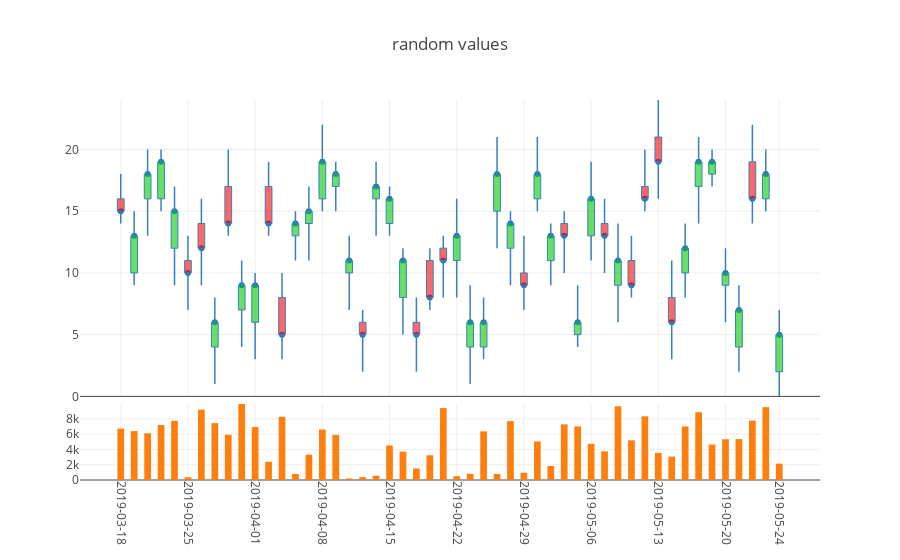

The notebook cell this image was saved under:
### Code cell
num_vals = 50
closes = np.random.randint(5,20,size=num_vals)
opens = closes - np.random.randint(1,4,size=num_vals)*np.random.choice([-1,1],size=num_vals)
highs = [max(closes[i],opens[i]) + np.random.randint(1,4) for i in range(num_vals)]
lows = [max(0,min(closes[i],opens[i]) - np.random.randint(1,4)) for i in range(num_vals)]
volumes = np.random.randint(1,10000,size=num_vals)
dt_end = datetime.datetime.now()
dt_beg = dt_end - datetime.timedelta(num_vals*2)
dates = pd.date_range(dt_beg,dt_end,freq='B')
dates = dates[-num_vals:]
dates = dates.astype(str).str.slice(0,10)

# df_all_days = pd.DataFrame({'date':np.array(range(len(closes)))+1000,'open':opens,'high':highs,'low':lows,'close':closes})
df_all_days = pd.DataFrame({'date':dates,'open':opens,'high':highs,'low':lows,'close':closes,'volume':volumes})

fig1 = PlotlyCandles(df_all_days,number_of_ticks_display=10,title='random values').plot()

### Figure 1 — Plotly figure (JSON) as saved in the notebook; plotly's stock layout.template omitted (floating-point values rounded to 4 significant figures)
{"data": [{"hoverinfo": "text", "mode": "markers", "text": ["date: 2019-03-18<br>open: 16<br>high: 18<br>low: 14<br>close: 15<br>volume: 6736", "date: 2019-03-19<br>open: 10<br>high: 15<br>low: 9<br>close: 13<br>volume: 6401", "date: 2019-03-20<br>open: 16<br>high: 20<br>low: 13<br>close: 18<br>volume: 6115", "date: 2019-03-21<br>open: 16<br>high: 20<br>low: 15<br>close: 19<br>volume: 7193", "date: 2019-03-22<br>open: 12<br>high: 17<br>low: 9<br>close: 15<br>volume: 7757", "date: 2019-03-25<br>open: 11<br>high: 13<br>low: 7<br>close: 10<br>volume: 357", "date: 2019-03-26<br>open: 14<br>high: 16<br>low: 9<br>close: 12<br>volume: 9206", "date: 2019-03-27<br>open: 4<br>high: 8<br>low: 1<br>close: 6<br>volume: 7452", "date: 2019-03-28<br>open: 17<br>high: 20<br>low: 13<br>close: 14<br>volume: 5924", "date: 2019-03-29<br>open: 7<br>high: 11<br>low: 4<br>close: 9<br>volume: 9950", "date: 2019-04-01<br>open: 6<br>high: 10<br>low: 3<br>close: 9<br>volume: 6929", "date: 2019-04-02<br>open: 17<br>high: 19<br>low: 13<br>close: 14<br>volume: 2384", "date: 2019-04-03<br>open: 8<br>high: 10<br>low: 3<br>close: 5<br>volume: 8271", "date: 2019-04-04<br>open: 13<br>high: 15<br>low: 11<br>close: 14<br>volume: 796", "date: 2019-04-05<br>open: 14<br>high: 17<br>low: 11<br>close: 15<br>volume: 3321", "date: 2019-04-08<br>open: 16<br>high: 22<br>low: 15<br>close: 19<br>volume: 6616", "date: 2019-04-09<br>open: 17<br>high: 19<br>low: 15<br>close: 18<br>volume: 5905", "date: 2019-04-10<br>open: 10<br>high: 13<br>low: 7<br>close: 11<br>volume: 197", "date: 2019-04-11<br>open: 6<br>high: 7<br>low: 2<br>close: 5<br>volume: 372", "date: 2019-04-12<br>open: 16<br>high: 19<br>low: 13<br>close: 17<br>volume: 565", "date: 2019-04-15<br>open: 14<br>high: 17<br>low: 13<br>close: 16<br>volume: 4520", "date: 2019-04-16<br>open: 8<br>high: 12<br>low: 5<br>close: 11<br>volume: 3715", "date: 2019-04-17<br>open: 6<br>high: 8<br>low: 2<br>close: 5<br>volume: 1508", "date: 2019-04-18<br>open: 11<br>high: 12<br>low: 7<br>close: 8<br>volume: 3239", "date: 2019-04-19<br>open: 12<br>high: 13<br>low: 8<br>close: 11<br>volume: 9417", "date: 2019-04-22<br>open: 11<br>high: 16<br>low: 8<br>close: 13<br>volume: 500", "date: 2019-04-23<br>open: 4<br>high: 9<br>low: 1<br>close: 6<br>volume: 813", "date: 2019-04-24<br>open: 4<br>high: 8<br>low: 3<br>close: 6<br>volume: 6371", "date: 2019-04-25<br>open: 15<br>high: 21<br>low: 12<br>close: 18<br>volume: 789", "date: 2019-04-26<br>open: 12<br>high: 15<br>low: 9<br>close: 14<br>volume: 7711", "date: 2019-04-29<br>open: 10<br>high: 13<br>low: 7<br>close: 9<br>volume: 954", "date: 2019-04-30<br>open: 16<br>high: 21<br>low: 15<br>close: 18<br>volume: 5056", "date: 2019-05-01<br>open: 11<br>high: 14<br>low: 9<br>close: 13<br>volume: 1834", "date: 2019-05-02<br>open: 14<br>high: 15<br>low: 10<br>close: 13<br>volume: 7280", "date: 2019-05-03<br>open: 5<br>high: 9<br>low: 4<br>close: 6<br>volume: 7020", "date: 2019-05-06<br>open: 13<br>high: 19<br>low: 11<br>close: 16<br>volume: 4742", "date: 2019-05-07<br>open: 14<br>high: 16<br>low: 10<br>close: 13<br>volume: 3753", "date: 2019-05-08<br>open: 9<br>high: 14<br>low: 6<br>close: 11<br>volume: 9652", "date: 2019-05-09<br>open: 11<br>high: 13<br>low: 8<br>close: 9<br>volume: 5195", "date: 2019-05-10<br>open: 17<br>high: 20<br>low: 15<br>close: 16<br>volume: 8336", "date: 2019-05-13<br>open: 21<br>high: 24<br>low: 16<br>close: 19<br>volume: 3554", "date: 2019-05-14<br>open: 8<br>high: 11<br>low: 3<br>close: 6<br>volume: 3059", "date: 2019-05-15<br>open: 10<br>high: 14<br>low: 8<br>close: 12<br>volume: 7009", "date: 2019-05-16<br>open: 17<br>high: 21<br>low: 14<br>close: 19<br>volume: 8875", "date: 2019-05-17<br>open: 18<br>high: 20<br>low: 17<br>close: 19<br>volume: 4646", "date: 2019-05-20<br>open: 9<br>high: 12<br>low: 6<br>close: 10<br>volume: 5339", "date: 2019-05-21<br>open: 4<br>high: 9<br>low: 2<br>close: 7<br>volume: 5356", "date: 2019-05-22<br>open: 19<br>high: 22<br>low: 14<br>close: 16<br>volume: 7785", "date: 2019-05-23<br>open: 16<br>high: 20<br>low: 15<br>close: 18<br>volume: 9538", "date: 2019-05-24<br>open: 2<br>high: 7<br>low: 0<br>close: 5<br>volume: 2142"], "type": "scatter", "uid": "6ba2b238-7f06-11e9-be48-8c859025e7f9", "x": [1, 2, 3, 4, 5, 6, 7, 8, 9, 10, 11, 12, 13, 14, 15, 16, 17, 18, 19, 20, 21, 22, 23, 24, 25, 26, 27, 28, 29, 30, 31, 32, 33, 34, 35, 36, 37, 38, 39, 40, 41, 42, 43, 44, 45, 46, 47, 48, 49, 50], "xaxis": "x", "y": [15, 13, 18, 19, 15, 10, 12, 6, 14, 9, 9, 14, 5, 14, 15, 19, 18, 11, 5, 17, 16, 11, 5, 8, 11, 13, 6, 6, 18, 14, 9, 18, 13, 13, 6, 16, 13, 11, 9, 16, 19, 6, 12, 19, 19, 10, 7, 16, 18, 5], "yaxis": "y"}, {"type": "bar", "uid": "6ba38438-7f06-11e9-8d03-8c859025e7f9", "width": 0.5, "x": [1, 2, 3, 4, 5, 6, 7, 8, 9, 10, 11, 12, 13, 14, 15, 16, 17, 18, 19, 20, 21, 22, 23, 24, 25, 26, 27, 28, 29, 30, 31, 32, 33, 34, 35, 36, 37, 38, 39, 40, 41, 42, 43, 44, 45, 46, 47, 48, 49, 50], "xaxis": "x", "y": [6736, 6401, 6115, 7193, 7757, 357, 9206, 7452, 5924, 9950, 6929, 2384, 8271, 796, 3321, 6616, 5905, 197, 372, 565, 4520, 3715, 1508, 3239, 9417, 500, 813, 6371, 789, 7711, 954, 5056, 1834, 7280, 7020, 4742, 3753, 9652, 5195, 8336, 3554, 3059, 7009, 8875, 4646, 5339, 5356, 7785, 9538, 2142], "yaxis": "y2"}], "layout": {"margin": {"t": 100}, "shapes": [{"line": {"color": "rgb(55, 128, 191)", "width": 1.5}, "type": "line", "x0": 1, "x1": 1, "y0": 14, "y1": 15}, {"line": {"color": "rgb(55, 128, 191)", "width": 1.5}, "type": "line", "x0": 2, "x1": 2, "y0": 9, "y1": 10}, {"line": {"color": "rgb(55, 128, 191)", "width": 1.5}, "type": "line", "x0": 3, "x1": 3, "y0": 13, "y1": 16}, {"line": {"color": "rgb(55, 128, 191)", "width": 1.5}, "type": "line", "x0": 4, "x1": 4, "y0": 15, "y1": 16}, {"line": {"color": "rgb(55, 128, 191)", "width": 1.5}, "type": "line", "x0": 5, "x1": 5, "y0": 9, "y1": 12}, {"line": {"color": "rgb(55, 128, 191)", "width": 1.5}, "type": "line", "x0": 6, "x1": 6, "y0": 7, "y1": 10}, {"line": {"color": "rgb(55, 128, 191)", "width": 1.5}, "type": "line", "x0": 7, "x1": 7, "y0": 9, "y1": 12}, {"line": {"color": "rgb(55, 128, 191)", "width": 1.5}, "type": "line", "x0": 8, "x1": 8, "y0": 1, "y1": 4}, {"line": {"color": "rgb(55, 128, 191)", "width": 1.5}, "type": "line", "x0": 9, "x1": 9, "y0": 13, "y1": 14}, {"line": {"color": "rgb(55, 128, 191)", "width": 1.5}, "type": "line", "x0": 10, "x1": 10, "y0": 4, "y1": 7}, {"line": {"color": "rgb(55, 128, 191)", "width": 1.5}, "type": "line", "x0": 11, "x1": 11, "y0": 3, "y1": 6}, {"line": {"color": "rgb(55, 128, 191)", "width": 1.5}, "type": "line", "x0": 12, "x1": 12, "y0": 13, "y1": 14}, {"line": {"color": "rgb(55, 128, 191)", "width": 1.5}, "type": "line", "x0": 13, "x1": 13, "y0": 3, "y1": 5}, {"line": {"color": "rgb(55, 128, 191)", "width": 1.5}, "type": "line", "x0": 14, "x1": 14, "y0": 11, "y1": 13}, {"line": {"color": "rgb(55, 128, 191)", "width": 1.5}, "type": "line", "x0": 15, "x1": 15, "y0": 11, "y1": 14}, {"line": {"color": "rgb(55, 128, 191)", "width": 1.5}, "type": "line", "x0": 16, "x1": 16, "y0": 15, "y1": 16}, {"line": {"color": "rgb(55, 128, 191)", "width": 1.5}, "type": "line", "x0": 17, "x1": 17, "y0": 15, "y1": 17}, {"line": {"color": "rgb(55, 128, 191)", "width": 1.5}, "type": "line", "x0": 18, "x1": 18, "y0": 7, "y1": 10}, {"line": {"color": "rgb(55, 128, 191)", "width": 1.5}, "type": "line", "x0": 19, "x1": 19, "y0": 2, "y1": 5}, {"line": {"color": "rgb(55, 128, 191)", "width": 1.5}, "type": "line", "x0": 20, "x1": 20, "y0": 13, "y1": 16}, {"line": {"color": "rgb(55, 128, 191)", "width": 1.5}, "type": "line", "x0": 21, "x1": 21, "y0": 13, "y1": 14}, {"line": {"color": "rgb(55, 128, 191)", "width": 1.5}, "type": "line", "x0": 22, "x1": 22, "y0": 5, "y1": 8}, {"line": {"color": "rgb(55, 128, 191)", "width": 1.5}, "type": "line", "x0": 23, "x1": 23, "y0": 2, "y1": 5}, {"line": {"color": "rgb(55, 128, 191)", "width": 1.5}, "type": "line", "x0": 24, "x1": 24, "y0": 7, "y1": 8}, {"line": {"color": "rgb(55, 128, 191)", "width": 1.5}, "type": "line", "x0": 25, "x1": 25, "y0": 8, "y1": 11}, {"line": {"color": "rgb(55, 128, 191)", "width": 1.5}, "type": "line", "x0": 26, "x1": 26, "y0": 8, "y1": 11}, {"line": {"color": "rgb(55, 128, 191)", "width": 1.5}, "type": "line", "x0": 27, "x1": 27, "y0": 1, "y1": 4}, {"line": {"color": "rgb(55, 128, 191)", "width": 1.5}, "type": "line", "x0": 28, "x1": 28, "y0": 3, "y1": 4}, {"line": {"color": "rgb(55, 128, 191)", "width": 1.5}, "type": "line", "x0": 29, "x1": 29, "y0": 12, "y1": 15}, {"line": {"color": "rgb(55, 128, 191)", "width": 1.5}, "type": "line", "x0": 30, "x1": 30, "y0": 9, "y1": 12}, {"line": {"color": "rgb(55, 128, 191)", "width": 1.5}, "type": "line", "x0": 31, "x1": 31, "y0": 7, "y1": 9}, {"line": {"color": "rgb(55, 128, 191)", "width": 1.5}, "type": "line", "x0": 32, "x1": 32, "y0": 15, "y1": 16}, {"line": {"color": "rgb(55, 128, 191)", "width": 1.5}, "type": "line", "x0": 33, "x1": 33, "y0": 9, "y1": 11}, {"line": {"color": "rgb(55, 128, 191)", "width": 1.5}, "type": "line", "x0": 34, "x1": 34, "y0": 10, "y1": 13}, {"line": {"color": "rgb(55, 128, 191)", "width": 1.5}, "type": "line", "x0": 35, "x1": 35, "y0": 4, "y1": 5}, {"line": {"color": "rgb(55, 128, 191)", "width": 1.5}, "type": "line", "x0": 36, "x1": 36, "y0": 11, "y1": 13}, {"line": {"color": "rgb(55, 128, 191)", "width": 1.5}, "type": "line", "x0": 37, "x1": 37, "y0": 10, "y1": 13}, {"line": {"color": "rgb(55, 128, 191)", "width": 1.5}, "type": "line", "x0": 38, "x1": 38, "y0": 6, "y1": 9}, {"line": {"color": "rgb(55, 128, 191)", "width": 1.5}, "type": "line", "x0": 39, "x1": 39, "y0": 8, "y1": 9}, {"line": {"color": "rgb(55, 128, 191)", "width": 1.5}, "type": "line", "x0": 40, "x1": 40, "y0": 15, "y1": 16}, {"line": {"color": "rgb(55, 128, 191)", "width": 1.5}, "type": "line", "x0": 41, "x1": 41, "y0": 16, "y1": 19}, {"line": {"color": "rgb(55, 128, 191)", "width": 1.5}, "type": "line", "x0": 42, "x1": 42, "y0": 3, "y1": 6}, {"line": {"color": "rgb(55, 128, 191)", "width": 1.5}, "type": "line", "x0": 43, "x1": 43, "y0": 8, "y1": 10}, {"line": {"color": "rgb(55, 128, 191)", "width": 1.5}, "type": "line", "x0": 44, "x1": 44, "y0": 14, "y1": 17}, {"line": {"color": "rgb(55, 128, 191)", "width": 1.5}, "type": "line", "x0": 45, "x1": 45, "y0": 17, "y1": 18}, {"line": {"color": "rgb(55, 128, 191)", "width": 1.5}, "type": "line", "x0": 46, "x1": 46, "y0": 6, "y1": 9}, {"line": {"color": "rgb(55, 128, 191)", "width": 1.5}, "type": "line", "x0": 47, "x1": 47, "y0": 2, "y1": 4}, {"line": {"color": "rgb(55, 128, 191)", "width": 1.5}, "type": "line", "x0": 48, "x1": 48, "y0": 14, "y1": 16}, {"line": {"color": "rgb(55, 128, 191)", "width": 1.5}, "type": "line", "x0": 49, "x1": 49, "y0": 15, "y1": 16}, {"line": {"color": "rgb(55, 128, 191)", "width": 1.5}, "type": "line", "x0": 50, "x1": 50, "y0": 0, "y1": 2}, {"fillcolor": "rgba(255, 0, 0, 0.6)", "line": {"color": "rgb(55, 128, 191)", "width": 1}, "type": "rect", "x0": 0.75, "x1": 1.25, "xref": "x", "y0": 15, "y1": 16, "yref": "y"}, {"fillcolor": "rgba(0, 204, 0, 0.6)", "line": {"color": "rgb(55, 128, 191)", "width": 1}, "type": "rect", "x0": 1.75, "x1": 2.25, "xref": "x", "y0": 10, "y1": 13, "yref": "y"}, {"fillcolor": "rgba(0, 204, 0, 0.6)", "line": {"color": "rgb(55, 128, 191)", "width": 1}, "type": "rect", "x0": 2.75, "x1": 3.25, "xref": "x", "y0": 16, "y1": 18, "yref": "y"}, {"fillcolor": "rgba(0, 204, 0, 0.6)", "line": {"color": "rgb(55, 128, 191)", "width": 1}, "type": "rect", "x0": 3.75, "x1": 4.25, "xref": "x", "y0": 16, "y1": 19, "yref": "y"}, {"fillcolor": "rgba(0, 204, 0, 0.6)", "line": {"color": "rgb(55, 128, 191)", "width": 1}, "type": "rect", "x0": 4.75, "x1": 5.25, "xref": "x", "y0": 12, "y1": 15, "yref": "y"}, {"fillcolor": "rgba(255, 0, 0, 0.6)", "line": {"color": "rgb(55, 128, 191)", "width": 1}, "type": "rect", "x0": 5.75, "x1": 6.25, "xref": "x", "y0": 10, "y1": 11, "yref": "y"}, {"fillcolor": "rgba(255, 0, 0, 0.6)", "line": {"color": "rgb(55, 128, 191)", "width": 1}, "type": "rect", "x0": 6.75, "x1": 7.25, "xref": "x", "y0": 12, "y1": 14, "yref": "y"}, {"fillcolor": "rgba(0, 204, 0, 0.6)", "line": {"color": "rgb(55, 128, 191)", "width": 1}, "type": "rect", "x0": 7.75, "x1": 8.25, "xref": "x", "y0": 4, "y1": 6, "yref": "y"}, {"fillcolor": "rgba(255, 0, 0, 0.6)", "line": {"color": "rgb(55, 128, 191)", "width": 1}, "type": "rect", "x0": 8.75, "x1": 9.25, "xref": "x", "y0": 14, "y1": 17, "yref": "y"}, {"fillcolor": "rgba(0, 204, 0, 0.6)", "line": {"color": "rgb(55, 128, 191)", "width": 1}, "type": "rect", "x0": 9.75, "x1": 10.25, "xref": "x", "y0": 7, "y1": 9, "yref": "y"}, {"fillcolor": "rgba(0, 204, 0, 0.6)", "line": {"color": "rgb(55, 128, 191)", "width": 1}, "type": "rect", "x0": 10.75, "x1": 11.25, "xref": "x", "y0": 6, "y1": 9, "yref": "y"}, {"fillcolor": "rgba(255, 0, 0, 0.6)", "line": {"color": "rgb(55, 128, 191)", "width": 1}, "type": "rect", "x0": 11.75, "x1": 12.25, "xref": "x", "y0": 14, "y1": 17, "yref": "y"}, {"fillcolor": "rgba(255, 0, 0, 0.6)", "line": {"color": "rgb(55, 128, 191)", "width": 1}, "type": "rect", "x0": 12.75, "x1": 13.25, "xref": "x", "y0": 5, "y1": 8, "yref": "y"}, {"fillcolor": "rgba(0, 204, 0, 0.6)", "line": {"color": "rgb(55, 128, 191)", "width": 1}, "type": "rect", "x0": 13.75, "x1": 14.25, "xref": "x", "y0": 13, "y1": 14, "yref": "y"}, {"fillcolor": "rgba(0, 204, 0, 0.6)", "line": {"color": "rgb(55, 128, 191)", "width": 1}, "type": "rect", "x0": 14.75, "x1": 15.25, "xref": "x", "y0": 14, "y1": 15, "yref": "y"}, {"fillcolor": "rgba(0, 204, 0, 0.6)", "line": {"color": "rgb(55, 128, 191)", "width": 1}, "type": "rect", "x0": 15.75, "x1": 16.25, "xref": "x", "y0": 16, "y1": 19, "yref": "y"}, {"fillcolor": "rgba(0, 204, 0, 0.6)", "line": {"color": "rgb(55, 128, 191)", "width": 1}, "type": "rect", "x0": 16.75, "x1": 17.25, "xref": "x", "y0": 17, "y1": 18, "yref": "y"}, {"fillcolor": "rgba(0, 204, 0, 0.6)", "line": {"color": "rgb(55, 128, 191)", "width": 1}, "type": "rect", "x0": 17.75, "x1": 18.25, "xref": "x", "y0": 10, "y1": 11, "yref": "y"}, {"fillcolor": "rgba(255, 0, 0, 0.6)", "line": {"color": "rgb(55, 128, 191)", "width": 1}, "type": "rect", "x0": 18.75, "x1": 19.25, "xref": "x", "y0": 5, "y1": 6, "yref": "y"}, {"fillcolor": "rgba(0, 204, 0, 0.6)", "line": {"color": "rgb(55, 128, 191)", "width": 1}, "type": "rect", "x0": 19.75, "x1": 20.25, "xref": "x", "y0": 16, "y1": 17, "yref": "y"}, {"fillcolor": "rgba(0, 204, 0, 0.6)", "line": {"color": "rgb(55, 128, 191)", "width": 1}, "type": "rect", "x0": 20.75, "x1": 21.25, "xref": "x", "y0": 14, "y1": 16, "yref": "y"}, {"fillcolor": "rgba(0, 204, 0, 0.6)", "line": {"color": "rgb(55, 128, 191)", "width": 1}, "type": "rect", "x0": 21.75, "x1": 22.25, "xref": "x", "y0": 8, "y1": 11, "yref": "y"}, {"fillcolor": "rgba(255, 0, 0, 0.6)", "line": {"color": "rgb(55, 128, 191)", "width": 1}, "type": "rect", "x0": 22.75, "x1": 23.25, "xref": "x", "y0": 5, "y1": 6, "yref": "y"}, {"fillcolor": "rgba(255, 0, 0, 0.6)", "line": {"color": "rgb(55, 128, 191)", "width": 1}, "type": "rect", "x0": 23.75, "x1": 24.25, "xref": "x", "y0": 8, "y1": 11, "yref": "y"}, {"fillcolor": "rgba(255, 0, 0, 0.6)", "line": {"color": "rgb(55, 128, 191)", "width": 1}, "type": "rect", "x0": 24.75, "x1": 25.25, "xref": "x", "y0": 11, "y1": 12, "yref": "y"}, {"fillcolor": "rgba(0, 204, 0, 0.6)", "line": {"color": "rgb(55, 128, 191)", "width": 1}, "type": "rect", "x0": 25.75, "x1": 26.25, "xref": "x", "y0": 11, "y1": 13, "yref": "y"}, {"fillcolor": "rgba(0, 204, 0, 0.6)", "line": {"color": "rgb(55, 128, 191)", "width": 1}, "type": "rect", "x0": 26.75, "x1": 27.25, "xref": "x", "y0": 4, "y1": 6, "yref": "y"}, {"fillcolor": "rgba(0, 204, 0, 0.6)", "line": {"color": "rgb(55, 128, 191)", "width": 1}, "type": "rect", "x0": 27.75, "x1": 28.25, "xref": "x", "y0": 4, "y1": 6, "yref": "y"}, {"fillcolor": "rgba(0, 204, 0, 0.6)", "line": {"color": "rgb(55, 128, 191)", "width": 1}, "type": "rect", "x0": 28.75, "x1": 29.25, "xref": "x", "y0": 15, "y1": 18, "yref": "y"}, {"fillcolor": "rgba(0, 204, 0, 0.6)", "line": {"color": "rgb(55, 128, 191)", "width": 1}, "type": "rect", "x0": 29.75, "x1": 30.25, "xref": "x", "y0": 12, "y1": 14, "yref": "y"}, {"fillcolor": "rgba(255, 0, 0, 0.6)", "line": {"color": "rgb(55, 128, 191)", "width": 1}, "type": "rect", "x0": 30.75, "x1": 31.25, "xref": "x", "y0": 9, "y1": 10, "yref": "y"}, {"fillcolor": "rgba(0, 204, 0, 0.6)", "line": {"color": "rgb(55, 128, 191)", "width": 1}, "type": "rect", "x0": 31.75, "x1": 32.25, "xref": "x", "y0": 16, "y1": 18, "yref": "y"}, {"fillcolor": "rgba(0, 204, 0, 0.6)", "line": {"color": "rgb(55, 128, 191)", "width": 1}, "type": "rect", "x0": 32.75, "x1": 33.25, "xref": "x", "y0": 11, "y1": 13, "yref": "y"}, {"fillcolor": "rgba(255, 0, 0, 0.6)", "line": {"color": "rgb(55, 128, 191)", "width": 1}, "type": "rect", "x0": 33.75, "x1": 34.25, "xref": "x", "y0": 13, "y1": 14, "yref": "y"}, {"fillcolor": "rgba(0, 204, 0, 0.6)", "line": {"color": "rgb(55, 128, 191)", "width": 1}, "type": "rect", "x0": 34.75, "x1": 35.25, "xref": "x", "y0": 5, "y1": 6, "yref": "y"}, {"fillcolor": "rgba(0, 204, 0, 0.6)", "line": {"color": "rgb(55, 128, 191)", "width": 1}, "type": "rect", "x0": 35.75, "x1": 36.25, "xref": "x", "y0": 13, "y1": 16, "yref": "y"}, {"fillcolor": "rgba(255, 0, 0, 0.6)", "line": {"color": "rgb(55, 128, 191)", "width": 1}, "type": "rect", "x0": 36.75, "x1": 37.25, "xref": "x", "y0": 13, "y1": 14, "yref": "y"}, {"fillcolor": "rgba(0, 204, 0, 0.6)", "line": {"color": "rgb(55, 128, 191)", "width": 1}, "type": "rect", "x0": 37.75, "x1": 38.25, "xref": "x", "y0": 9, "y1": 11, "yref": "y"}, {"fillcolor": "rgba(255, 0, 0, 0.6)", "line": {"color": "rgb(55, 128, 191)", "width": 1}, "type": "rect", "x0": 38.75, "x1": 39.25, "xref": "x", "y0": 9, "y1": 11, "yref": "y"}, {"fillcolor": "rgba(255, 0, 0, 0.6)", "line": {"color": "rgb(55, 128, 191)", "width": 1}, "type": "rect", "x0": 39.75, "x1": 40.25, "xref": "x", "y0": 16, "y1": 17, "yref": "y"}, {"fillcolor": "rgba(255, 0, 0, 0.6)", "line": {"color": "rgb(55, 128, 191)", "width": 1}, "type": "rect", "x0": 40.75, "x1": 41.25, "xref": "x", "y0": 19, "y1": 21, "yref": "y"}, {"fillcolor": "rgba(255, 0, 0, 0.6)", "line": {"color": "rgb(55, 128, 191)", "width": 1}, "type": "rect", "x0": 41.75, "x1": 42.25, "xref": "x", "y0": 6, "y1": 8, "yref": "y"}, {"fillcolor": "rgba(0, 204, 0, 0.6)", "line": {"color": "rgb(55, 128, 191)", "width": 1}, "type": "rect", "x0": 42.75, "x1": 43.25, "xref": "x", "y0": 10, "y1": 12, "yref": "y"}, {"fillcolor": "rgba(0, 204, 0, 0.6)", "line": {"color": "rgb(55, 128, 191)", "width": 1}, "type": "rect", "x0": 43.75, "x1": 44.25, "xref": "x", "y0": 17, "y1": 19, "yref": "y"}, {"fillcolor": "rgba(0, 204, 0, 0.6)", "line": {"color": "rgb(55, 128, 191)", "width": 1}, "type": "rect", "x0": 44.75, "x1": 45.25, "xref": "x", "y0": 18, "y1": 19, "yref": "y"}, {"fillcolor": "rgba(0, 204, 0, 0.6)", "line": {"color": "rgb(55, 128, 191)", "width": 1}, "type": "rect", "x0": 45.75, "x1": 46.25, "xref": "x", "y0": 9, "y1": 10, "yref": "y"}, {"fillcolor": "rgba(0, 204, 0, 0.6)", "line": {"color": "rgb(55, 128, 191)", "width": 1}, "type": "rect", "x0": 46.75, "x1": 47.25, "xref": "x", "y0": 4, "y1": 7, "yref": "y"}, {"fillcolor": "rgba(255, 0, 0, 0.6)", "line": {"color": "rgb(55, 128, 191)", "width": 1}, "type": "rect", "x0": 47.75, "x1": 48.25, "xref": "x", "y0": 16, "y1": 19, "yref": "y"}, {"fillcolor": "rgba(0, 204, 0, 0.6)", "line": {"color": "rgb(55, 128, 191)", "width": 1}, "type": "rect", "x0": 48.75, "x1": 49.25, "xref": "x", "y0": 16, "y1": 18, "yref": "y"}, {"fillcolor": "rgba(0, 204, 0, 0.6)", "line": {"color": "rgb(55, 128, 191)", "width": 1}, "type": "rect", "x0": 49.75, "x1": 50.25, "xref": "x", "y0": 2, "y1": 5, "yref": "y"}, {"line": {"color": "rgb(55, 128, 191)", "width": 1.5}, "type": "line", "x0": 1, "x1": 1, "y0": 16, "y1": 18}, {"line": {"color": "rgb(55, 128, 191)", "width": 1.5}, "type": "line", "x0": 2, "x1": 2, "y0": 13, "y1": 15}, {"line": {"color": "rgb(55, 128, 191)", "width": 1.5}, "type": "line", "x0": 3, "x1": 3, "y0": 18, "y1": 20}, {"line": {"color": "rgb(55, 128, 191)", "width": 1.5}, "type": "line", "x0": 4, "x1": 4, "y0": 19, "y1": 20}, {"line": {"color": "rgb(55, 128, 191)", "width": 1.5}, "type": "line", "x0": 5, "x1": 5, "y0": 15, "y1": 17}, {"line": {"color": "rgb(55, 128, 191)", "width": 1.5}, "type": "line", "x0": 6, "x1": 6, "y0": 11, "y1": 13}, {"line": {"color": "rgb(55, 128, 191)", "width": 1.5}, "type": "line", "x0": 7, "x1": 7, "y0": 14, "y1": 16}, {"line": {"color": "rgb(55, 128, 191)", "width": 1.5}, "type": "line", "x0": 8, "x1": 8, "y0": 6, "y1": 8}, {"line": {"color": "rgb(55, 128, 191)", "width": 1.5}, "type": "line", "x0": 9, "x1": 9, "y0": 17, "y1": 20}, {"line": {"color": "rgb(55, 128, 191)", "width": 1.5}, "type": "line", "x0": 10, "x1": 10, "y0": 9, "y1": 11}, {"line": {"color": "rgb(55, 128, 191)", "width": 1.5}, "type": "line", "x0": 11, "x1": 11, "y0": 9, "y1": 10}, {"line": {"color": "rgb(55, 128, 191)", "width": 1.5}, "type": "line", "x0": 12, "x1": 12, "y0": 17, "y1": 19}, {"line": {"color": "rgb(55, 128, 191)", "width": 1.5}, "type": "line", "x0": 13, "x1": 13, "y0": 8, "y1": 10}, {"line": {"color": "rgb(55, 128, 191)", "width": 1.5}, "type": "line", "x0": 14, "x1": 14, "y0": 14, "y1": 15}, {"line": {"color": "rgb(55, 128, 191)", "width": 1.5}, "type": "line", "x0": 15, "x1": 15, "y0": 15, "y1": 17}, {"line": {"color": "rgb(55, 128, 191)", "width": 1.5}, "type": "line", "x0": 16, "x1": 16, "y0": 19, "y1": 22}, {"line": {"color": "rgb(55, 128, 191)", "width": 1.5}, "type": "line", "x0": 17, "x1": 17, "y0": 18, "y1": 19}, {"line": {"color": "rgb(55, 128, 191)", "width": 1.5}, "type": "line", "x0": 18, "x1": 18, "y0": 11, "y1": 13}, {"line": {"color": "rgb(55, 128, 191)", "width": 1.5}, "type": "line", "x0": 19, "x1": 19, "y0": 6, "y1": 7}, {"line": {"color": "rgb(55, 128, 191)", "width": 1.5}, "type": "line", "x0": 20, "x1": 20, "y0": 17, "y1": 19}, {"line": {"color": "rgb(55, 128, 191)", "width": 1.5}, "type": "line", "x0": 21, "x1": 21, "y0": 16, "y1": 17}, {"line": {"color": "rgb(55, 128, 191)", "width": 1.5}, "type": "line", "x0": 22, "x1": 22, "y0": 11, "y1": 12}, {"line": {"color": "rgb(55, 128, 191)", "width": 1.5}, "type": "line", "x0": 23, "x1": 23, "y0": 6, "y1": 8}, {"line": {"color": "rgb(55, 128, 191)", "width": 1.5}, "type": "line", "x0": 24, "x1": 24, "y0": 11, "y1": 12}, {"line": {"color": "rgb(55, 128, 191)", "width": 1.5}, "type": "line", "x0": 25, "x1": 25, "y0": 12, "y1": 13}, {"line": {"color": "rgb(55, 128, 191)", "width": 1.5}, "type": "line", "x0": 26, "x1": 26, "y0": 13, "y1": 16}, {"line": {"color": "rgb(55, 128, 191)", "width": 1.5}, "type": "line", "x0": 27, "x1": 27, "y0": 6, "y1": 9}, {"line": {"color": "rgb(55, 128, 191)", "width": 1.5}, "type": "line", "x0": 28, "x1": 28, "y0": 6, "y1": 8}, {"line": {"color": "rgb(55, 128, 191)", "width": 1.5}, "type": "line", "x0": 29, "x1": 29, "y0": 18, "y1": 21}, {"line": {"color": "rgb(55, 128, 191)", "width": 1.5}, "type": "line", "x0": 30, "x1": 30, "y0": 14, "y1": 15}, {"line": {"color": "rgb(55, 128, 191)", "width": 1.5}, "type": "line", "x0": 31, "x1": 31, "y0": 10, "y1": 13}, {"line": {"color": "rgb(55, 128, 191)", "width": 1.5}, "type": "line", "x0": 32, "x1": 32, "y0": 18, "y1": 21}, {"line": {"color": "rgb(55, 128, 191)", "width": 1.5}, "type": "line", "x0": 33, "x1": 33, "y0": 13, "y1": 14}, {"line": {"color": "rgb(55, 128, 191)", "width": 1.5}, "type": "line", "x0": 34, "x1": 34, "y0": 14, "y1": 15}, {"line": {"color": "rgb(55, 128, 191)", "width": 1.5}, "type": "line", "x0": 35, "x1": 35, "y0": 6, "y1": 9}, {"line": {"color": "rgb(55, 128, 191)", "width": 1.5}, "type": "line", "x0": 36, "x1": 36, "y0": 16, "y1": 19}, {"line": {"color": "rgb(55, 128, 191)", "width": 1.5}, "type": "line", "x0": 37, "x1": 37, "y0": 14, "y1": 16}, {"line": {"color": "rgb(55, 128, 191)", "width": 1.5}, "type": "line", "x0": 38, "x1": 38, "y0": 11, "y1": 14}, {"line": {"color": "rgb(55, 128, 191)", "width": 1.5}, "type": "line", "x0": 39, "x1": 39, "y0": 11, "y1": 13}, {"line": {"color": "rgb(55, 128, 191)", "width": 1.5}, "type": "line", "x0": 40, "x1": 40, "y0": 17, "y1": 20}, {"line": {"color": "rgb(55, 128, 191)", "width": 1.5}, "type": "line", "x0": 41, "x1": 41, "y0": 21, "y1": 24}, {"line": {"color": "rgb(55, 128, 191)", "width": 1.5}, "type": "line", "x0": 42, "x1": 42, "y0": 8, "y1": 11}, {"line": {"color": "rgb(55, 128, 191)", "width": 1.5}, "type": "line", "x0": 43, "x1": 43, "y0": 12, "y1": 14}, {"line": {"color": "rgb(55, 128, 191)", "width": 1.5}, "type": "line", "x0": 44, "x1": 44, "y0": 19, "y1": 21}, {"line": {"color": "rgb(55, 128, 191)", "width": 1.5}, "type": "line", "x0": 45, "x1": 45, "y0": 19, "y1": 20}, {"line": {"color": "rgb(55, 128, 191)", "width": 1.5}, "type": "line", "x0": 46, "x1": 46, "y0": 10, "y1": 12}, {"line": {"color": "rgb(55, 128, 191)", "width": 1.5}, "type": "line", "x0": 47, "x1": 47, "y0": 7, "y1": 9}, {"line": {"color": "rgb(55, 128, 191)", "width": 1.5}, "type": "line", "x0": 48, "x1": 48, "y0": 19, "y1": 22}, {"line": {"color": "rgb(55, 128, 191)", "width": 1.5}, "type": "line", "x0": 49, "x1": 49, "y0": 18, "y1": 20}, {"line": {"color": "rgb(55, 128, 191)", "width": 1.5}, "type": "line", "x0": 50, "x1": 50, "y0": 5, "y1": 7}], "showlegend": false, "title": "random values", "xaxis": {"anchor": "y2", "showgrid": true, "showticklabels": true, "tickangle": 90, "tickmode": "array", "ticktext": ["2019-03-18", "2019-03-25", "2019-04-01", "2019-04-08", "2019-04-15", "2019-04-22", "2019-04-29", "2019-05-06", "2019-05-13", "2019-05-20", "2019-05-24"], "tickvals": [1, 6, 11, 16, 21, 26, 31, 36, 41, 46, 50]}, "yaxis": {"domain": [0.22, 1], "range": [0, 24]}, "yaxis2": {"domain": [0, 0.2], "range": [0, 9950]}}}
